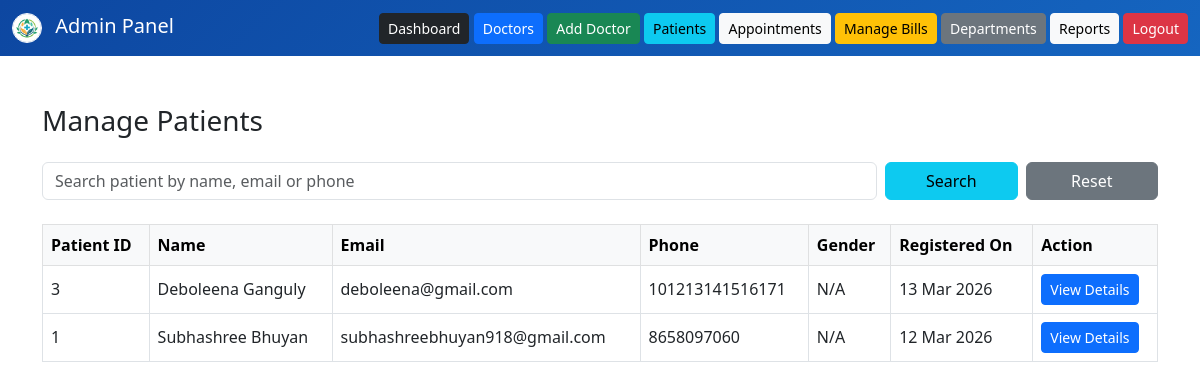
The page /admin/manage_patients.php (signed in) on the database as committed earlier.
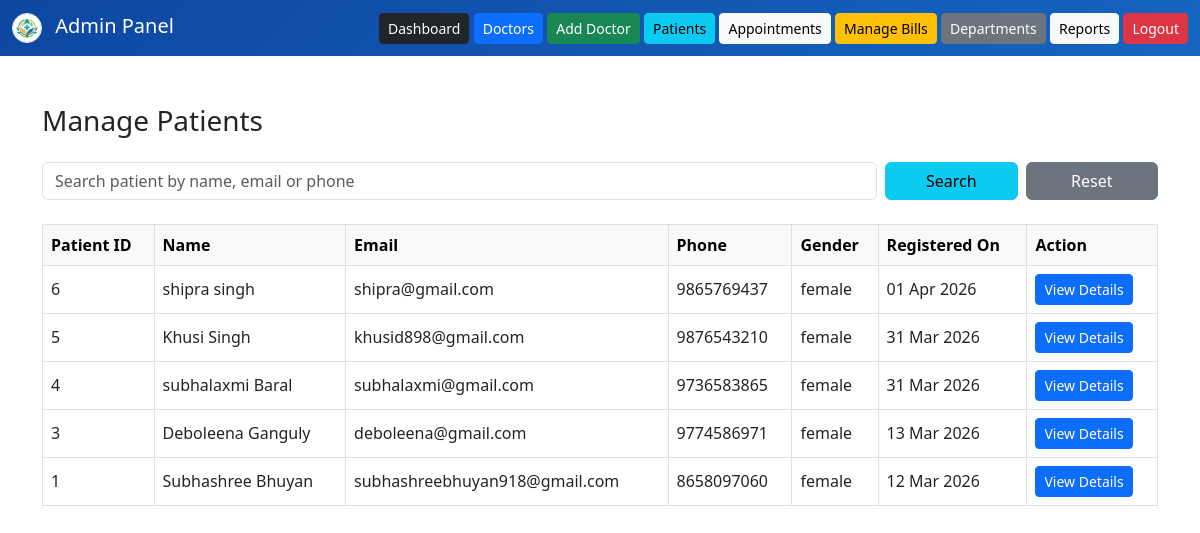
The same page on the database as committed later.
### tables this page shows
CREATE TABLE `patients` (
  `patient_id` int(11) NOT NULL,
  `user_id` int(11) DEFAULT NULL,
  `first_name` varchar(50) DEFAULT NULL,
  `last_name` varchar(50) DEFAULT NULL,
  `gender` varchar(10) DEFAULT NULL,
  `phone` varchar(15) DEFAULT NULL,
  `address` text DEFAULT NULL,
  `created_at` timestamp NOT NULL DEFAULT current_timestamp(),
  `email` varchar(100) DEFAULT NULL,
  `password` varchar(100) DEFAULT NULL,
  `middle_name` varchar(50) DEFAULT NULL,
  `date_of_birth` date DEFAULT NULL,
  `title` enum('Mr','Mrs','Miss','Ms','Dr','Other') DEFAULT NULL
);

### admin/manage_patients.php (the view, shortened to what this page needs)
<?php
include("../config/db.php");
$search = isset($_GET['search']) ? trim($_GET['search']) : '';
$query = "SELECT * FROM patients WHERE 1=1";
$query .= " ORDER BY created_at DESC";
$result = mysqli_query($con, $query);
?>
<!DOCTYPE html>
<html>
<head>
<link href="https://cdn.jsdelivr.net/npm/bootstrap@5.3.0/dist/css/bootstrap.min.css" rel="stylesheet">
</head>
<body>
<nav class="navbar navbar-dark mb-4">
  <div class="container-fluid">
    <a class="navbar-brand mb-0 h1" href="#">
      <img src="../assets/images/logo.png" alt="Logo" width="30" height="30" class="d-inline-block align-middle me-2 rounded-circle border border-white" style="object-fit: cover;">
      Admin Panel
    </a>
    <div>
      <a href="dashboard.php" class="btn btn-dark btn-sm">Dashboard</a>
      <a href="manage_doctors.php" class="btn btn-primary btn-sm">Doctors</a>
      <a href="add_doctor.php" class="btn btn-success btn-sm">Add Doctor</a>
      <a href="manage_patients.php" class="btn btn-info btn-sm">Patients</a>
      <a href="manage_appointments.php" class="btn btn-light btn-sm">Appointments</a>
      <a href="manage_bills.php" class="btn btn-warning btn-sm">Manage Bills</a>
      <a href="add_department.php" class="btn btn-secondary btn-sm">Departments</a>
      <a href="reports.php" class="btn btn-light btn-sm">Reports</a>
      <a href="../logout.php" class="btn btn-danger btn-sm">Logout</a>
    </div>
  </div>
</nav>
<div class="container mt-5">
<h3 class="mb-4">Manage Patients</h3>
<form method="GET" class="row g-2 mb-4">
  <div class="col-md-9">
    <input type="text" name="search" class="form-control" placeholder="Search patient by name, email or phone" value="<?php echo htmlspecialchars($search); ?>">
  </div>
  <div class="col-md-3 d-flex gap-2">
    <button type="submit" class="btn btn-info w-100">Search</button>
    <a href="manage_patients.php" class="btn btn-secondary w-100">Reset</a>
  </div>
</form>
<table class="table table-bordered table-hover align-middle">
  <tr class="table-light">
    <th>Patient ID</th>
    <th>Name</th>
    <th>Email</th>
    <th>Phone</th>
    <th>Gender</th>
    <th>Registered On</th>
    <th>Action</th>
  </tr>
  <?php if (mysqli_num_rows($result) > 0) { ?>
    <?php while ($row = mysqli_fetch_assoc($result)) { ?>
      <tr>
        <td><?php echo $row['patient_id']; ?></td>
        <td><?php echo trim($row['first_name'] . ' ' . $row['last_name']); ?></td>
        <td><?php echo !empty($row['email']) ? $row['email'] : 'N/A'; ?></td>
        <td><?php echo !empty($row['phone']) ? $row['phone'] : 'N/A'; ?></td>
        <td><?php echo !empty($row['gender']) ? $row['gender'] : 'N/A'; ?></td>
        <td><?php echo !empty($row['created_at']) ? date("d M Y", strtotime($row['created_at'])) : 'N/A'; ?></td>
        <td>
          <a href="view_patient.php?id=<?php echo $row['patient_id']; ?>" class="btn btn-sm btn-primary">View Details</a>
        </td>
      </tr>
    <?php } ?>
  <?php } else { ?>
    <tr>
      <td colspan="7" class="text-center text-muted">No patients found.</td>
    </tr>
  <?php } ?>
</table>
</div>
</body>
</html>

### admin/manage_patients.php (style rules this page uses)
.navbar { background: linear-gradient(135deg, #0d47a1 0%, #1565c0 100%); position: sticky; top: 0; z-index: 1000; }

Rows that differ between the two databases and show on the page:
added patients: patient_id "6", first_name+last_name "shipra singh", email "shipra@gmail.com", phone "9865769437", gender "female", created_at "01 Apr 2026"
added patients: patient_id "5", first_name+last_name "Khusi Singh", email "khusid898@gmail.com", phone "9876543210", gender "female", created_at "31 Mar 2026"
added patients: patient_id "4", first_name+last_name "subhalaxmi Baral", email "subhalaxmi@gmail.com", phone "9736583865", gender "female", created_at "31 Mar 2026"
changed patients "Deboleena Ganguly": phone "101213141516171" → "9774586971"; gender (not shown) → "female"; no longer shows "N/A"
changed patients "Subhashree Bhuyan": gender (not shown) → "female"; no longer shows "N/A"
